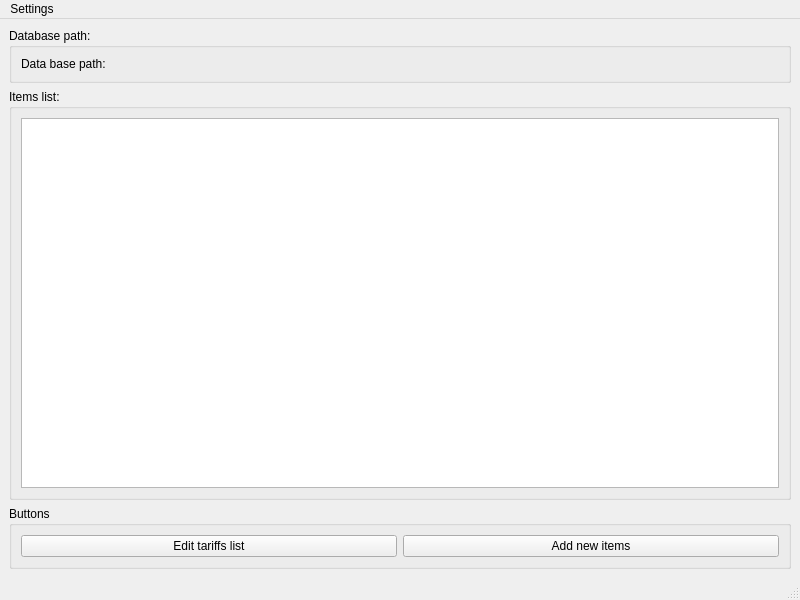
<?xml version="1.0" encoding="UTF-8"?>
<ui version="4.0">
 <class>MainWindow</class>
 <widget class="QMainWindow" name="MainWindow">
  <property name="geometry">
   <rect>
    <x>0</x>
    <y>0</y>
    <width>800</width>
    <height>600</height>
   </rect>
  </property>
  <property name="windowTitle">
   <string>MainWindow</string>
  </property>
  <widget class="QWidget" name="centralwidget">
   <layout class="QVBoxLayout" name="verticalLayout_2">
    <item>
     <widget class="QGroupBox" name="groupBox_DbPath">
      <property name="title">
       <string>Database path:</string>
      </property>
      <layout class="QHBoxLayout" name="horizontalLayout">
       <item>
        <widget class="QLabel" name="label_DbPath">
         <property name="text">
          <string>Data base path: </string>
         </property>
        </widget>
       </item>
      </layout>
     </widget>
    </item>
    <item>
     <widget class="QGroupBox" name="groupBox_ItemsList">
      <property name="title">
       <string>Items list:</string>
      </property>
      <layout class="QVBoxLayout" name="verticalLayout">
       <item>
        <widget class="QTableView" name="tableView_Items"/>
       </item>
      </layout>
     </widget>
    </item>
    <item>
     <widget class="QGroupBox" name="groupBox">
      <property name="title">
       <string>Buttons</string>
      </property>
      <layout class="QHBoxLayout" name="horizontalLayout_2">
       <item>
        <widget class="QPushButton" name="pushButton_EditTariff">
         <property name="text">
          <string>Edit tariffs list</string>
         </property>
        </widget>
       </item>
       <item>
        <widget class="QPushButton" name="pushButton">
         <property name="text">
          <string>Add new items</string>
         </property>
        </widget>
       </item>
      </layout>
     </widget>
    </item>
   </layout>
  </widget>
  <widget class="QMenuBar" name="menubar">
   <property name="geometry">
    <rect>
     <x>0</x>
     <y>0</y>
     <width>800</width>
     <height>26</height>
    </rect>
   </property>
   <widget class="QMenu" name="menuSettings">
    <property name="title">
     <string>Settings</string>
    </property>
    <addaction name="actionSelect_DB_file"/>
    <addaction name="separator"/>
    <addaction name="actionExit"/>
   </widget>
   <addaction name="menuSettings"/>
  </widget>
  <widget class="QStatusBar" name="statusbar"/>
  <action name="actionSelect_DB_file">
   <property name="text">
    <string>Select DB file</string>
   </property>
  </action>
  <action name="actionExit">
   <property name="text">
    <string>Exit</string>
   </property>
  </action>
 </widget>
 <resources/>
 <connections/>
</ui>
